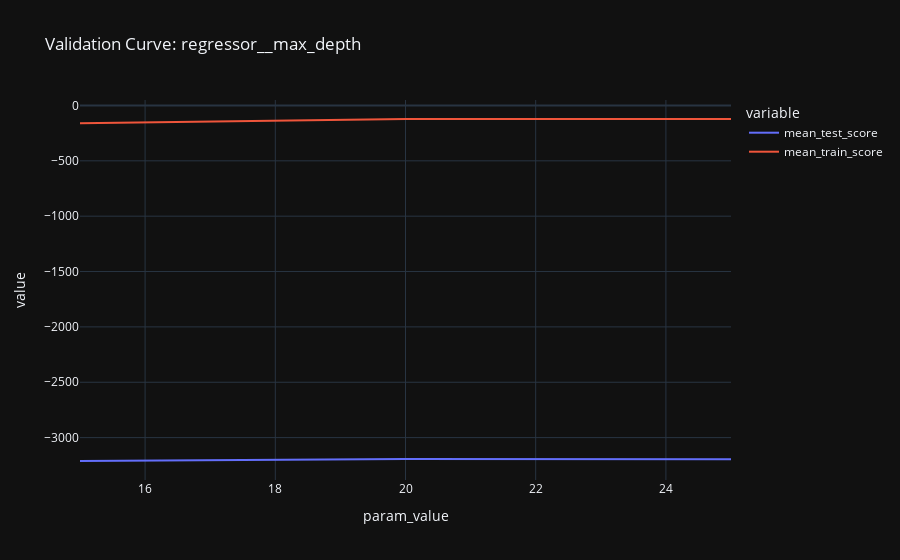
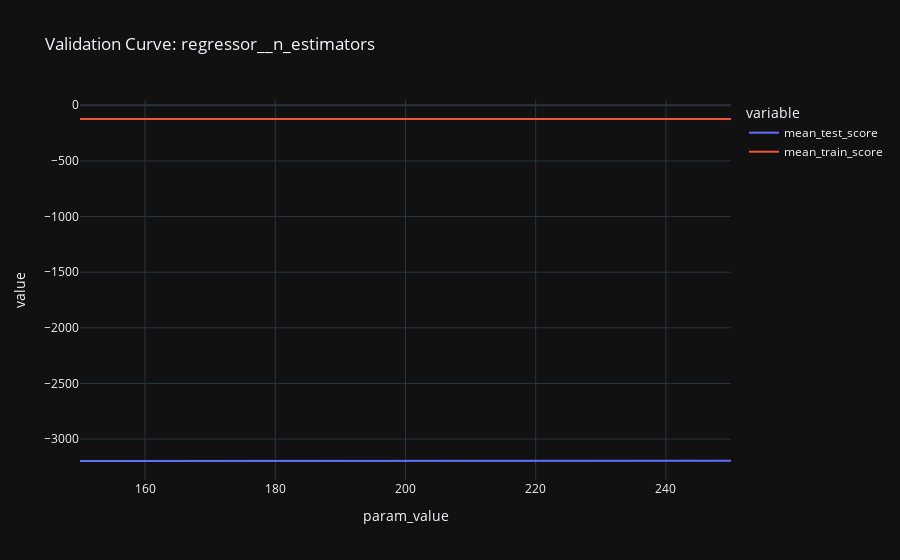

Notebook cell for these charts, in order:
### Markdown cell above
## Validation Curve

### Code cell
for param_name, param_range in PARAM_GRID.items():
    print(f"Validation Curve for: {param_name} -> {param_range}")
    train_scores, test_scores = model_selection.validation_curve(
        final, inputs, targets, cv=splitter, scoring=SCORING,
        param_name=param_name, param_range=param_range,
    )
    validation = pd.DataFrame(
        {
            "param_value": param_range,
            "mean_test_score": test_scores.mean(axis=1),
            "mean_train_score": train_scores.mean(axis=1),
        }
    )
    curve = px.line(
        validation, x="param_value", y=["mean_test_score", "mean_train_score"], title=f"Validation Curve: {param_name}"
    )
    curve.show()

### Figure 1 — Plotly figure (JSON) as saved in the notebook; plotly's stock layout.template omitted (floating-point values rounded to 4 significant figures)
{"data": [{"hovertemplate": "variable=mean_test_score<br>param_value=%{x}<br>value=%{y}<extra></extra>", "legendgroup": "mean_test_score", "line": {"color": "#636efa", "dash": "solid"}, "marker": {"symbol": "circle"}, "mode": "lines", "name": "mean_test_score", "orientation": "v", "showlegend": true, "type": "scatter", "x": [15, 20, 25], "xaxis": "x", "y": [-3211.0, -3194.0, -3196.0], "yaxis": "y"}, {"hovertemplate": "variable=mean_train_score<br>param_value=%{x}<br>value=%{y}<extra></extra>", "legendgroup": "mean_train_score", "line": {"color": "#EF553B", "dash": "solid"}, "marker": {"symbol": "circle"}, "mode": "lines", "name": "mean_train_score", "orientation": "v", "showlegend": true, "type": "scatter", "x": [15, 20, 25], "xaxis": "x", "y": [-160.7, -123.3, -122.3], "yaxis": "y"}], "layout": {"legend": {"title": {"text": "variable"}, "tracegroupgap": 0}, "title": {"text": "Validation Curve: regressor__max_depth"}, "xaxis": {"anchor": "y", "domain": [0, 1], "title": {"text": "param_value"}}, "yaxis": {"anchor": "x", "domain": [0, 1], "title": {"text": "value"}}}}

### Figure 2 — Plotly figure (JSON) as saved in the notebook; plotly's stock layout.template omitted (floating-point values rounded to 4 significant figures)
{"data": [{"hovertemplate": "variable=mean_test_score<br>param_value=%{x}<br>value=%{y}<extra></extra>", "legendgroup": "mean_test_score", "line": {"color": "#636efa", "dash": "solid"}, "marker": {"symbol": "circle"}, "mode": "lines", "name": "mean_test_score", "orientation": "v", "showlegend": true, "type": "scatter", "x": [150, 200, 250], "xaxis": "x", "y": [-3197.0, -3194.0, -3195.0], "yaxis": "y"}, {"hovertemplate": "variable=mean_train_score<br>param_value=%{x}<br>value=%{y}<extra></extra>", "legendgroup": "mean_train_score", "line": {"color": "#EF553B", "dash": "solid"}, "marker": {"symbol": "circle"}, "mode": "lines", "name": "mean_train_score", "orientation": "v", "showlegend": true, "type": "scatter", "x": [150, 200, 250], "xaxis": "x", "y": [-123.5, -123.3, -123.5], "yaxis": "y"}], "layout": {"legend": {"title": {"text": "variable"}, "tracegroupgap": 0}, "title": {"text": "Validation Curve: regressor__n_estimators"}, "xaxis": {"anchor": "y", "domain": [0, 1], "title": {"text": "param_value"}}, "yaxis": {"anchor": "x", "domain": [0, 1], "title": {"text": "value"}}}}
